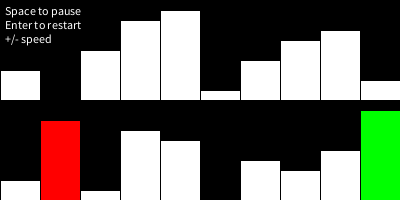
Frame 1 (no input)
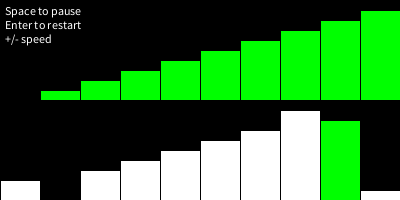
Frame 60 (the mouse pressed at the canvas centre just before this capture)
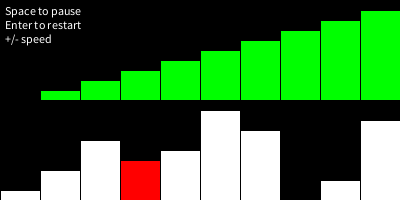
Frame 120 (the mouse held since frame 60 and released just before this capture)

The Processing sketch that drew these frames (run headless with seeded random() and noise(); from frame 60 on, the mouse is pressed at the canvas centre):

// Processing sketch: InsertionSortNoThread
// ── InsertionSortNoThread.pde
/** InsertionSort with no thread
  * 2017-04-02 - Jeremy Douglass - Processing 3.2.3 - based on a sketch by isaac328 
  * forum.processing.org/two/discussion/21696/updating-outside-of-draw
 **/
int N = 10;
boolean pause;
InsertionSorter iSort;
InsertionSorter iSort2;

void setup() {
  size(400, 200);
  iSort = new InsertionSorter(N, width, height/2);
  iSort2 = new InsertionSorter(N, width, height/2);
  frameRate(21);
}

void draw() {
  if (!pause) {
    background(0);
    iSort.step();
    iSort.render(0,0);
    if(iSort2.sorted){ iSort2.reset(); }
    iSort2.step();
    iSort2.render(0,height/2);
    text("Space to pause\nEnter to restart\n+/- speed", 5, 15);
  }
}

void keyReleased() {
  // pause
  if (key==' ') {
    pause = !pause;
  }
  // restart
  if (!pause && keyCode==ENTER) {
    iSort.reset();
    iSort2.reset();
  }
  // adjustable speed
  if (!pause && key=='-' && frameRate > 10) {
    frameRate(frameRate-10);
  }
  if (!pause && key=='=' || key=='+') {
    frameRate(frameRate+10);
  }
}

class Sorter {
  int[] arr;
  int i, j, swap;
  int w, h, size;
  boolean sorted;
  Sorter(int size_, int w_, int h_) {
    size = size_;
    arr = new int[size];
    w = w_/size;
    h = h_/size;
    // values
    for (int i = 0; i < size; i++) {
      arr[i] = i;
    }
    shuffle();
  }
  void render(float x, float y) {
    pushMatrix();
    translate(x,y);
    for (int i = 0; i < arr.length; i++) {
      pushStyle();
      if (i == j) {           // if it is the counter
        fill(255, 0, 0);      // make it red
      }
      else if (arr[i] == i) { // if in the correct spot
        fill(0, 255, 0);      // make it green
      }
      else {                  
        fill(255);            // else make it white
      }
      rect(i * w, (h * size), w, -(arr[i] * h));
      popStyle();
    }
    popMatrix();
  }
  void reset() {
    i = j = swap = 0;
    shuffle();
    sorted = false;
  }
  void shuffle(){
    IntList list = new IntList(arr);
    list.shuffle();
    arr = list.array();
  }
}

class InsertionSorter extends Sorter {
  InsertionSorter(int size, int w_, int h_) {
    super(size, w_, h_);
  }
  void step() {
    if (j>0) { // item unsorted
      if (arr[j-1] > arr[j]) { // item swap
        swap = arr[j];
        arr[j] = arr[j-1];
        arr[j-1] = swap;
        j--; // next item comparison
      } else { // item done
        j=-1;
        return;
      }
    }
    if (j<1) { // need new item
      if (i<arr.length-1) { // next item
        i++;
        j=i;
      } else { // array all sorted
        sorted = true;
        return;
      }
    }
  }
}
